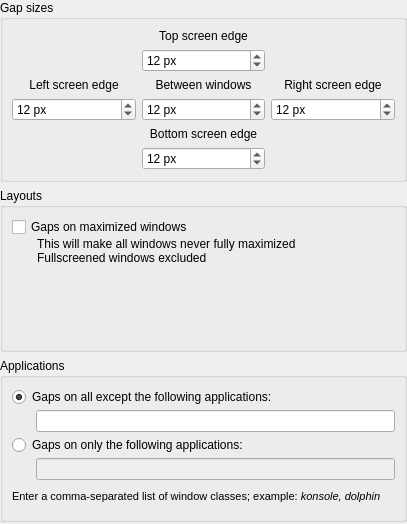
<?xml version="1.0" encoding="UTF-8"?>
<ui version="4.0">
 <class>KWin::TileGapsConfigForm</class>
 <widget class="QWidget" name="KWin::TileGapsConfigForm">
  <property name="geometry">
   <rect>
    <x>0</x>
    <y>0</y>
    <width>407</width>
    <height>524</height>
   </rect>
  </property>
  <property name="minimumSize">
   <size>
    <width>407</width>
    <height>524</height>
   </size>
  </property>
  <property name="windowTitle">
   <string>Window Gaps</string>
  </property>
  <widget class="QWidget" name="verticalLayoutWidget">
   <property name="geometry">
    <rect>
     <x>0</x>
     <y>0</y>
     <width>407</width>
     <height>522</height>
    </rect>
   </property>
   <layout class="QVBoxLayout" name="verticalLayout">
    <property name="spacing">
     <number>6</number>
    </property>
    <property name="leftMargin">
     <number>0</number>
    </property>
    <property name="topMargin">
     <number>0</number>
    </property>
    <property name="rightMargin">
     <number>0</number>
    </property>
    <property name="bottomMargin">
     <number>0</number>
    </property>
    <item>
     <widget class="QGroupBox" name="groupBox_sizes">
      <property name="title">
       <string>Gap sizes</string>
      </property>
      <property name="flat">
       <bool>false</bool>
      </property>
      <layout class="QGridLayout" name="gridLayout">
       <item row="0" column="1">
        <widget class="QLabel" name="label_gapTop">
         <property name="text">
          <string>Top screen edge</string>
         </property>
         <property name="alignment">
          <set>Qt::AlignCenter</set>
         </property>
        </widget>
       </item>
       <item row="1" column="1">
        <widget class="QSpinBox" name="kcfg_gapTop">
         <property name="suffix">
          <string> px</string>
         </property>
         <property name="maximum">
          <number>999</number>
         </property>
         <property name="value">
          <number>12</number>
         </property>
        </widget>
       </item>
       <item row="2" column="0">
        <widget class="QLabel" name="label_gapLeft">
         <property name="text">
          <string>Left screen edge</string>
         </property>
         <property name="alignment">
          <set>Qt::AlignCenter</set>
         </property>
        </widget>
       </item>
       <item row="2" column="1">
        <widget class="QLabel" name="label_gapMid">
         <property name="text">
          <string>Between windows</string>
         </property>
         <property name="alignment">
          <set>Qt::AlignCenter</set>
         </property>
        </widget>
       </item>
       <item row="2" column="2">
        <widget class="QLabel" name="label_gapRight">
         <property name="text">
          <string>Right screen edge</string>
         </property>
         <property name="alignment">
          <set>Qt::AlignCenter</set>
         </property>
        </widget>
       </item>
       <item row="3" column="0">
        <widget class="QSpinBox" name="kcfg_gapLeft">
         <property name="suffix">
          <string> px</string>
         </property>
         <property name="maximum">
          <number>999</number>
         </property>
         <property name="value">
          <number>12</number>
         </property>
        </widget>
       </item>
       <item row="3" column="1">
        <widget class="QSpinBox" name="kcfg_gapMid">
         <property name="suffix">
          <string> px</string>
         </property>
         <property name="maximum">
          <number>999</number>
         </property>
         <property name="value">
          <number>12</number>
         </property>
        </widget>
       </item>
       <item row="3" column="2">
        <widget class="QSpinBox" name="kcfg_gapRight">
         <property name="suffix">
          <string> px</string>
         </property>
         <property name="maximum">
          <number>999</number>
         </property>
         <property name="value">
          <number>12</number>
         </property>
        </widget>
       </item>
       <item row="4" column="1">
        <widget class="QLabel" name="label_gapBottom">
         <property name="text">
          <string>Bottom screen edge</string>
         </property>
         <property name="alignment">
          <set>Qt::AlignCenter</set>
         </property>
        </widget>
       </item>
       <item row="5" column="1">
        <widget class="QSpinBox" name="kcfg_gapBottom">
         <property name="suffix">
          <string> px</string>
         </property>
         <property name="maximum">
          <number>999</number>
         </property>
         <property name="value">
          <number>12</number>
         </property>
        </widget>
       </item>
      </layout>
     </widget>
    </item>
    <item>
     <widget class="QGroupBox" name="groupBox_layouts">
      <property name="sizePolicy">
       <sizepolicy hsizetype="Preferred" vsizetype="Preferred">
        <horstretch>0</horstretch>
        <verstretch>0</verstretch>
       </sizepolicy>
      </property>
      <property name="title">
       <string>Layouts</string>
      </property>
      <property name="flat">
       <bool>false</bool>
      </property>
      <layout class="QVBoxLayout" name="verticalLayout_3">
       <property name="bottomMargin">
        <number>6</number>
       </property>
       <item>
        <layout class="QVBoxLayout" name="verticalLayout_2">
         <property name="spacing">
          <number>0</number>
         </property>
         <item>
          <widget class="QCheckBox" name="kcfg_includeMaximized">
           <property name="maximumSize">
            <size>
             <width>16777215</width>
             <height>16777215</height>
            </size>
           </property>
           <property name="text">
            <string>Gaps on maximized windows</string>
           </property>
           <property name="checked">
            <bool>false</bool>
           </property>
          </widget>
         </item>
         <item>
          <layout class="QHBoxLayout" name="horizontalLayout_inludeMaximizedInfo">
           <item>
            <spacer name="horizontalSpacer_includeMaximizedInfo">
             <property name="orientation">
              <enum>Qt::Horizontal</enum>
             </property>
             <property name="sizeType">
              <enum>QSizePolicy::Fixed</enum>
             </property>
             <property name="sizeHint" stdset="0">
              <size>
               <width>25</width>
               <height>0</height>
              </size>
             </property>
            </spacer>
           </item>
           <item alignment="Qt::AlignTop">
            <widget class="QLabel" name="label_includeMaximizedInfo">
             <property name="maximumSize">
              <size>
               <width>16777215</width>
               <height>16777215</height>
              </size>
             </property>
             <property name="styleSheet">
              <string notr="true">font: 8pt &quot;Noto Sans&quot;;</string>
             </property>
             <property name="text">
              <string>&lt;html&gt;&lt;head/&gt;&lt;body&gt;This will make all windows never fully maximized&lt;br/&gt;Fullscreened windows excluded&lt;/body&gt;&lt;/html&gt;</string>
             </property>
             <property name="textFormat">
              <enum>Qt::RichText</enum>
             </property>
             <property name="alignment">
              <set>Qt::AlignLeading|Qt::AlignLeft|Qt::AlignTop</set>
             </property>
             <property name="wordWrap">
              <bool>true</bool>
             </property>
             <property name="margin">
              <number>0</number>
             </property>
            </widget>
           </item>
          </layout>
         </item>
        </layout>
       </item>
      </layout>
     </widget>
    </item>
    <item>
     <widget class="QGroupBox" name="groupBox_applications">
      <property name="title">
       <string>Applications</string>
      </property>
      <layout class="QHBoxLayout" name="horizontalLayout_7">
       <item>
        <layout class="QVBoxLayout" name="verticalLayout_applications">
         <property name="spacing">
          <number>3</number>
         </property>
         <item>
          <widget class="QRadioButton" name="kcfg_excludeMode">
           <property name="text">
            <string>Gaps on all except the following applications:</string>
           </property>
           <property name="checked">
            <bool>true</bool>
           </property>
          </widget>
         </item>
         <item>
          <layout class="QHBoxLayout" name="horizontalLayout_applications_exclude">
           <item>
            <spacer name="horizontalSpacer_applications_exclude">
             <property name="orientation">
              <enum>Qt::Horizontal</enum>
             </property>
             <property name="sizeType">
              <enum>QSizePolicy::Fixed</enum>
             </property>
             <property name="sizeHint" stdset="0">
              <size>
               <width>24</width>
               <height>0</height>
              </size>
             </property>
            </spacer>
           </item>
           <item>
            <widget class="QLineEdit" name="kcfg_excludedApps"/>
           </item>
          </layout>
         </item>
         <item>
          <widget class="QRadioButton" name="kcfg_includeMode">
           <property name="text">
            <string>Gaps on only the following applications:</string>
           </property>
          </widget>
         </item>
         <item>
          <layout class="QHBoxLayout" name="horizontalLayout_applications_include">
           <item>
            <spacer name="horizontalSpacer_applications_include">
             <property name="orientation">
              <enum>Qt::Horizontal</enum>
             </property>
             <property name="sizeType">
              <enum>QSizePolicy::Fixed</enum>
             </property>
             <property name="sizeHint" stdset="0">
              <size>
               <width>24</width>
               <height>0</height>
              </size>
             </property>
            </spacer>
           </item>
           <item>
            <widget class="QLineEdit" name="kcfg_includedApps">
             <property name="enabled">
              <bool>false</bool>
             </property>
            </widget>
           </item>
          </layout>
         </item>
         <item>
          <widget class="QLabel" name="label_applications">
           <property name="font">
            <font>
             <pointsize>8</pointsize>
            </font>
           </property>
           <property name="text">
            <string>&lt;html&gt;&lt;head/&gt;&lt;body&gt;&lt;p&gt;Enter a comma-separated list of window classes; example: &lt;span style=&quot; font-style:italic;&quot;&gt;konsole, dolphin&lt;/span&gt;&lt;/p&gt;&lt;/body&gt;&lt;/html&gt;</string>
           </property>
          </widget>
         </item>
        </layout>
       </item>
      </layout>
     </widget>
    </item>
   </layout>
  </widget>
 </widget>
 <resources/>
 <connections>
  <connection>
   <sender>kcfg_excludeMode</sender>
   <signal>toggled(bool)</signal>
   <receiver>kcfg_excludedApps</receiver>
   <slot>setEnabled(bool)</slot>
   <hints>
    <hint type="sourcelabel">
     <x>20</x>
     <y>20</y>
    </hint>
    <hint type="destinationlabel">
     <x>20</x>
     <y>20</y>
    </hint>
   </hints>
  </connection>
  <connection>
   <sender>kcfg_includeMode</sender>
   <signal>toggled(bool)</signal>
   <receiver>kcfg_includedApps</receiver>
   <slot>setEnabled(bool)</slot>
   <hints>
    <hint type="sourcelabel">
     <x>20</x>
     <y>20</y>
    </hint>
    <hint type="destinationlabel">
     <x>20</x>
     <y>20</y>
    </hint>
   </hints>
  </connection>
 </connections>
</ui>
